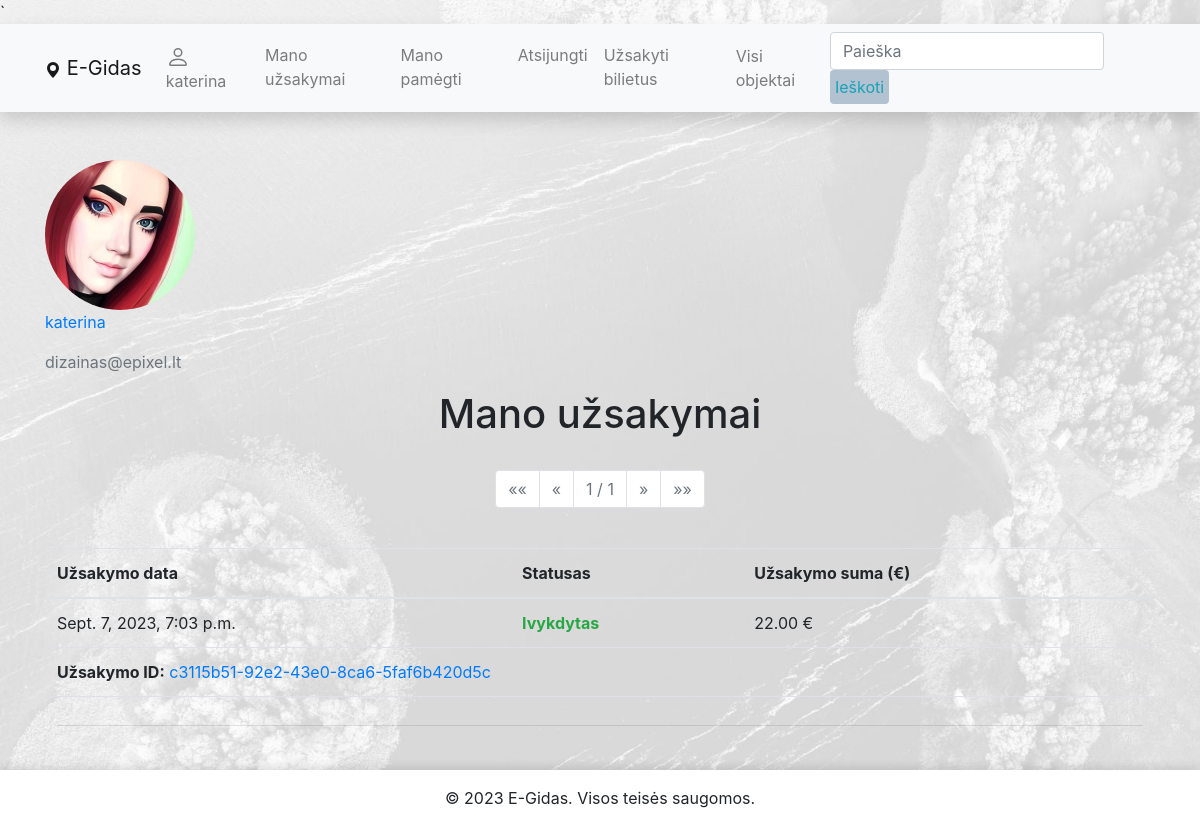
The page /egidas/manouzsakymai/ (signed in) on the database as committed earlier.
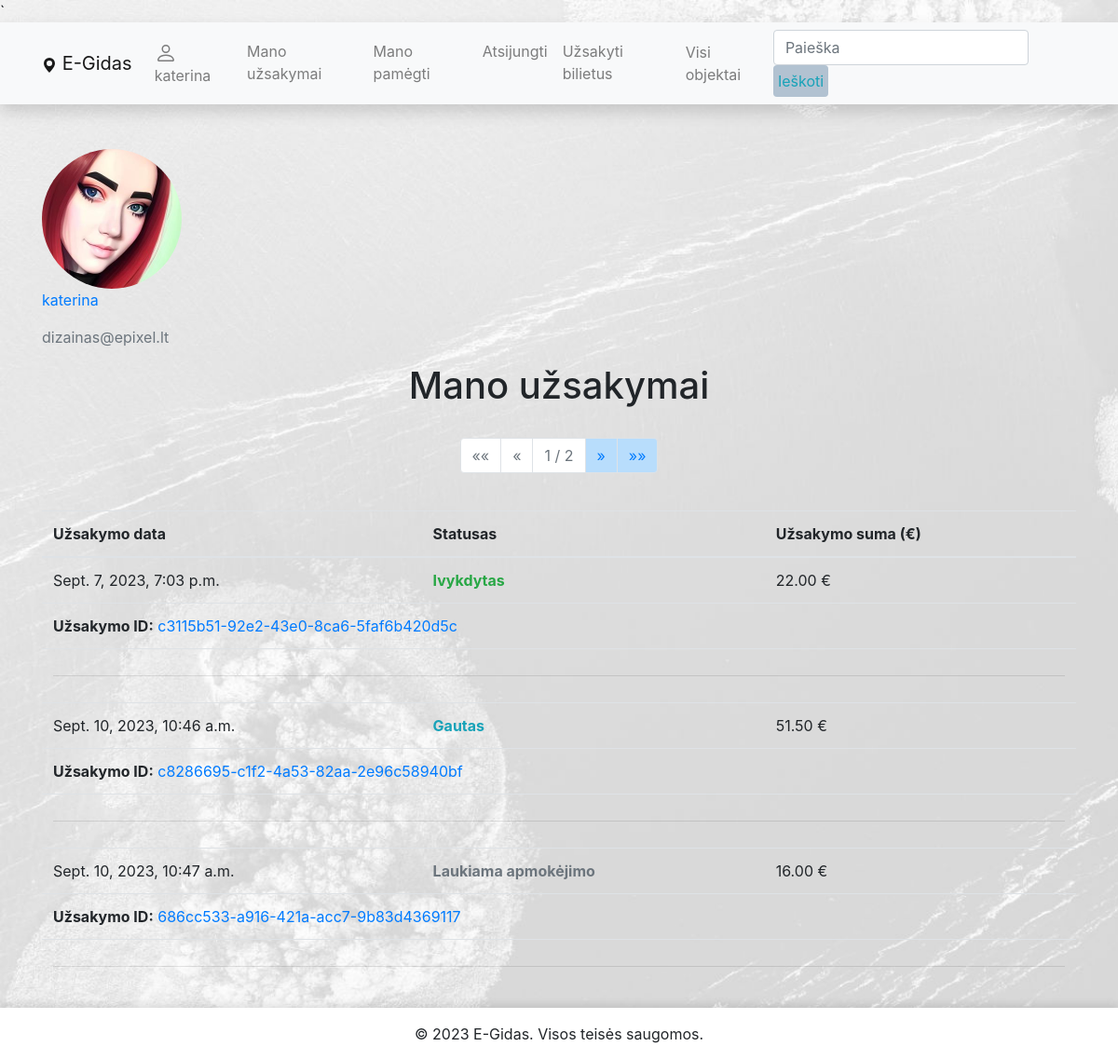
The same page on the database as committed later.
### egidas/models.py (models this page shows, shortened)
class Profilis(models.Model):
    user = models.OneToOneField(User, on_delete=models.CASCADE, blank=True)
    nuotrauka = models.ImageField(default='profile_pics/pfp.png', upload_to='profile_pics')
    class Meta:
        verbose_name = 'Profilis'
        verbose_name_plural = 'Profiliai'

class Order(models.Model):
    id = models.UUIDField(primary_key=True, default=uuid.uuid4, editable=False)
    purchase_date = models.DateTimeField('Pirkimo data', auto_now_add=True)
    user = models.ForeignKey(User, related_name='orders', on_delete=models.CASCADE)
    ORDER_STATUS = (
        ('Gautas', 'Gautas'),
        ('Ivykdytas', 'Ivykdytas'),
        ('Atšauktas', 'Atšauktas'),
        ('Laukiama apmokėjimo', 'Laukiama apmokėjimo')
    )
    status = models.CharField(
        max_length=50,
        choices=ORDER_STATUS,
        blank=True,
        default='Gautas',
        help_text='Užsakymo statusas'
    )
    def get_total_sum(self):
        total = 0
        for item in self.order_items.all():
            total += item.get_total_price
        return total
    class Meta:
        ordering = ['purchase_date']
        verbose_name = 'Užsalymas'
        verbose_name_plural = 'užsakymai'

class OrderItem(models.Model):
    id = models.UUIDField(primary_key=True, default=uuid.uuid4, editable=False)
    order = models.ForeignKey(Order, related_name='order_items', on_delete=models.CASCADE, null=True, blank=True)
    ticket = models.ForeignKey(Ticket, related_name='order_items', on_delete=models.CASCADE, null=True,
                               blank=True)
    quantity = models.PositiveIntegerField("Kiekis", default=1)
    due_to = models.DateTimeField('Galojimas iki', default=datetime.now() + timedelta(days=365), null=True, blank=True)
    STATUS = [
        ('G', 'Galiojantis'),
        ('P', 'Panaudotas'),
        ('N', 'Nebegalioja'),
        ('A', 'Atšauktas'),
    ]
    status = models.CharField(
        max_length=1,
        choices=STATUS,
        default='G',
    )
    @property
    def get_total_price(self):
        return self.quantity * self.ticket.price if self.ticket and self.ticket.price else 0
    class Meta:
        ordering = ['due_to']
        verbose_name = 'Užsakymo eilutė'
        verbose_name_plural = 'Užsakymo eilutės'

class Ticket(models.Model):
    place = models.ForeignKey(Place, related_name='tickets', on_delete=models.CASCADE)
    price = models.DecimalField(max_digits=9, decimal_places=2)
    service = models.CharField('Paslaugos pavadinimas', max_length=255, null=True, blank=True)
    TYPE = (
        ('Suaugusiam', 'Suaugusiems'),
        ('Vaikams', 'Vaikams'),
        ('Pens/Neįg', 'Neįgaliems ir pencininkams'),
        ('Bendrinis', 'Bendrinis'),
        ('Anykštėnams', 'Anykštėnams'),
        ('Stud/Moksl', 'Moksleiviams ir studentams')
    )
    type = models.CharField(
        max_length=50,
        choices=TYPE,
        blank=True,
        default='Bendrinis',
        help_text='Bilieto tipas'
    )
    class Meta:
        verbose_name = 'Bilietas'
        verbose_name_plural = 'Bilietai'

### egidas/views.py (the view)
# urls.py: path('manouzsakymai/', views.UserOrderListView.as_view(), name='my-orders'),
class UserOrderListView(LoginRequiredMixin, generic.ListView):
    model = Order
    template_name = 'user_orders.html'
    context_object_name = 'order_list'
    paginate_by = 3
    def get_queryset(self):
        return Order.objects.filter(user=self.request.user).order_by('purchase_date')
    def get_context_data(self, **kwargs):
        context = super().get_context_data(**kwargs)
        context['order_list'] = context['page_obj']
        return context

### egidas/templates/user_orders.html
{% extends "base.html" %}
{% block content %}
<img class="img-fluid rounded-circle" src="{{ user.profilis.nuotrauka.url }}" style="width: 150px; height: 150px;"/>
<p class="text-primary">{{ user.username }}</p>
<p class="text-secondary">{{ user.email }}</p>
<h1 class="text-center">Mano užsakymai</h1>
<br>
<nav aria-label="Page navigation example">
    <ul class="pagination justify-content-center">
        {% if page_obj.has_previous %}
            <li class="page-item">
                <a class="page-link" href="?page=1" aria-label="First">
                    <span aria-hidden="true">&laquo;&laquo;</span>
                </a>
            </li>
            <li class="page-item">
                <a class="page-link" href="?page={{ page_obj.previous_page_number }}" aria-label="Previous">
                    <span aria-hidden="true">&laquo;</span>
                </a>
            </li>
        {% else %}
            <li class="page-item disabled">
                <span class="page-link">&laquo;&laquo;</span>
            </li>
            <li class="page-item disabled">
                <span class="page-link">&laquo;</span>
            </li>
        {% endif %}
        <li class="page-item disabled">
            <span class="page-link">{{ page_obj.number }} / {{ page_obj.paginator.num_pages }}</span>
        </li>
        {% if page_obj.has_next %}
            <li class="page-item">
                <a class="page-link" href="?page={{ page_obj.next_page_number }}" aria-label="Next">
                    <span aria-hidden="true">&raquo;</span>
                </a>
            </li>
            <li class="page-item">
                <a class="page-link" href="?page={{ page_obj.paginator.num_pages }}" aria-label="Last">
                    <span aria-hidden="true">&raquo;&raquo;</span>
                </a>
            </li>
        {% else %}
            <li class="page-item disabled">
                <span class="page-link">&raquo;</span>
            </li>
            <li class="page-item disabled">
                <span class="page-link">&raquo;&raquo;</span>
            </li>
        {% endif %}
    </ul>
</nav>
<br>
{% if order_list %}
    <table class="table">
        <thead>
            <tr>
                <th>Užsakymo data</th>
                <th>Statusas</th>
                <th>Užsakymo suma (€)</th>
            </tr>
        </thead>
        <tbody>
            {% for order in order_list %}
                <tr>
                    <td>{{ order.purchase_date }}</td>
                    <td class="{% if order.status == 'Ivykdytas' %}text-success
                    {% elif order.status == 'Gautas' %}text-info
                    {% elif order.status == 'Atšauktas' %}text-danger
                    {% elif order.status == 'Laukiama apmokėjimo' %}text-secondary{% endif %}">
                        <strong>{{ order.status }}</strong>
                    </td>
                    <td>{{ order.get_total_sum }} €</td>
                </tr>
                <tr>
                    <td colspan="3">
                        <strong>Užsakymo ID:</strong>
                        <a href="{% url 'order-detail' order.id %}">{{ order.id }}</a>
                    </td>
                </tr>
                <tr>
                    <td colspan="3"><hr /></td>
                </tr>
            {% endfor %}
        </tbody>
    </table>
{% else %}
    <p>Šiuo metu užsakymų neturite</p>
{% endif %}
{% endblock %}

### egidas/templates/base.html (shortened to what this page needs)
<!DOCTYPE html>
<html lang="en">
<head>
    <link rel="stylesheet" href="https://unpkg.com/leaflet@1.7.1/dist/leaflet.css" />
    <link
            rel="stylesheet"
            href="https://stackpath.bootstrapcdn.com/bootstrap/4.1.3/css/bootstrap.min.css"
    />
    <link
            rel="stylesheet"
            href="https://cdnjs.cloudflare.com/ajax/libs/font-awesome/4.7.0/css/font-awesome.min.css"
    />
    <link   href="https://maxcdn.bootstrapcdn.com/bootstrap/4.5.2/css/bootstrap.min.css"
            rel="stylesheet"
    />
    <link   rel="stylesheet"
            href="https://cdnjs.cloudflare.com/ajax/libs/font-awesome/6.0.0-beta3/css/all.min.css"
    />
    {% load static %}
    <link rel="stylesheet" href="{% static 'css/styles.css' %}"/>
</head>
<body class="d-flex flex-column">
<div id="content-wrapper" class="flex-grow-1">
    <nav
            class="navbar navbar-expand-lg navbar-light bg-light static-top mb-5 shadow">
        <div class="container">
            <a class="navbar-brand" href="{% url 'index' %}">
                <svg xmlns="http://www.w3.org/2000/svg" width="16" height="16" fill="currentColor"
                     class="bi bi-geo-alt-fill" viewBox="0 0 16 16">
                    <path d="M8 16s6-5.686 6-10A6 6 0 0 0 2 6c0 4.314 6 10 6 10zm0-7a3 3 0 1 1 0-6 3 3 0 0 1 0 6z"/>
                </svg>
                E-Gidas</a
            >
            <div class="collapse navbar-collapse" id="navbarResponsive">
                <ul class="navbar-nav">
                    {% if user.is_authenticated %}
                    <li class="nav-item"><a class="nav-link" href="{% url 'profile' %}">
                        {{ user.get_username }}</a></li>
                    <li class="nav-item"><a class="nav-link" href="{% url 'my-orders' %}">Mano užsakymai</a></li>
                    <li class="nav-item"><a class="nav-link" href="{% url 'favourites' %}">Mano pamėgti</a></li>
                    <li class="nav-item"><a class="nav-link" href="{% url 'logout' %}">Atsijungti</a></li>
                    <li class="nav-item"><a class="nav-link" href="{% url 'my-new-order' %}">Užsakyti bilietus</a></li>
                    {% else %}
                    <li class="nav-item"><a class="nav-link" href="{% url 'login' %}?next={{ request.path }}">Prisijungti</a></li>
                    <li class="nav-item"><a class="nav-link" href="{% url 'register' %}">Registruotis</a></li>
                    {% endif %}
                </ul>
                <ul  class="navbar-nav ml-auto">
                    <li class="nav-item"><a class="nav-link" href="{% url 'place-list' %}">Visi objektai</a></li>
                </ul>
                <form
                        class="form-inline"
                        action="{% url 'search' %}"
                        method="get"
                >
                    <input
                            class="form-control mr-sm-2"
                            type="search"
                            placeholder="Paieška"
                            aria-label="Search"
                            name="search_text"
                    />
                    <button class="btn btn-outline-info my-2 my-sm-0" type="submit">
                        Ieškoti
                    </button>
                </form>
            </div>
        </div>
    </nav>
    <div class="container">
        {% block content %}{% endblock %}
    </div>
    <footer class="bg-light text-center text-lg-start mt-auto my-top-shadow">
        <div class="text-center p-3" style="background-color: #fff;">
            © 2023 E-Gidas. Visos teisės saugomos.
        </div>
    </footer>
</div>
</body>
</html>

### egidas/static/css/styles.css (style rules this page uses)
body { background-image: url('/static/img/anyksciai.jpg'); background-size: cover; background-attachment: fixed; display: flex; flex-direction: column; min-height: 100vh; }
#content-wrapper { flex-grow: 1; display: flex; flex-direction: column; }
.page-link { background-color: #b8ddfc; }
footer { flex-shrink: 0; position: relative; width: 100%; }
.my-top-shadow { box-shadow: 0px -4px 8px rgba(0, 0, 0, 0.1); }
.btn { padding: 5px; background-color: #b2c2d1; border: 2px; cursor: pointer; }

Rows that differ between the two databases and show on the page:
added Order: purchase_date "Sept. 10, 2023, 10:46 a.m.", status "Gautas", get_total_sum "51.50", id "c8286695-c1f2-4a53-82aa-2e96c58940bf"
added Order: purchase_date "Sept. 10, 2023, 10:47 a.m.", status "Laukiama apmokėjimo", get_total_sum "16.00", id "686cc533-a916-421a-acc7-9b83d4369117"
Other text that changed with them:
{{ page_obj.paginator.num_pages }}: "1" → "2"
